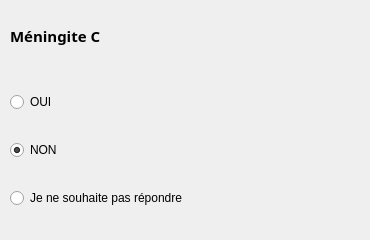
                           <widget class="QWidget" name="widget_120" native="true">
                            <widget class="QLabel" name="label_94">
                             <property name="geometry">
                              <rect>
                               <x>10</x>
                               <y>10</y>
                               <width>351</width>
                               <height>51</height>
                              </rect>
                             </property>
                             <property name="font">
                              <font>
                               <family>Noto Sans</family>
                               <pointsize>11</pointsize>
                               <weight>75</weight>
                               <bold>true</bold>
                              </font>
                             </property>
                             <property name="text">
                              <string>Méningite C</string>
                             </property>
                            </widget>
                            <widget class="QWidget" name="widget_121" native="true">
                             <property name="geometry">
                              <rect>
                               <x>10</x>
                               <y>70</y>
                               <width>351</width>
                               <height>161</height>
                              </rect>
                             </property>
                             <layout class="QVBoxLayout" name="verticalLayout_91">
                              <item>
                               <widget class="QRadioButton" name="radioButton_166">
                                <property name="text">
                                 <string>OUI</string>
                                </property>
                               </widget>
                              </item>
                              <item>
                               <widget class="QRadioButton" name="radioButton_167">
                                <property name="text">
                                 <string>NON</string>
                                </property>
                                <property name="checked">
                                 <bool>true</bool>
                                </property>
                               </widget>
                              </item>
                              <item>
                               <widget class="QRadioButton" name="radioButton_168">
                                <property name="text">
                                 <string>Je ne souhaite pas répondre</string>
                                </property>
                               </widget>
                              </item>
                             </layout>
                            </widget>
                           </widget>
